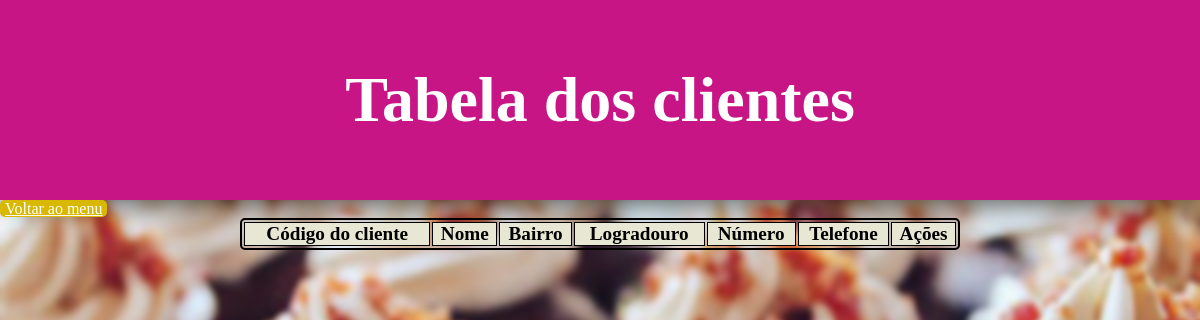
Page /tabelaCli/ on the earlier database version.
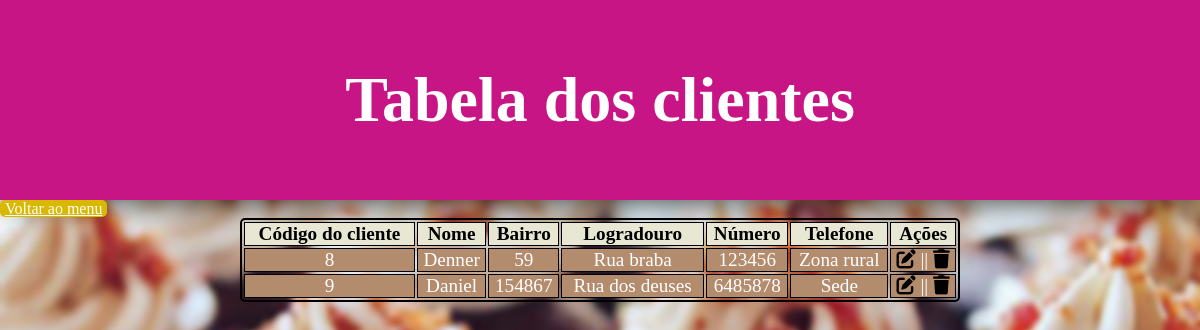
Same page on the later database version.
### PIDoceFestas/models.py (models this page shows, shortened)
class Cliente(models.Model):
    nome = models.CharField(max_length=75)
    numero = models.IntegerField()
    logradouro = models.CharField(max_length=150)
    telefone = models.CharField(max_length=15)
    bairro = models.ForeignKey(Bairro, on_delete=models.CASCADE)

class Bairro(models.Model):
    bairro = models.CharField(max_length=40)
    def __str__(self):
        return self.bairro

### PIDoceFestas/views.py (the view)
# urls.py: path('tabelaCli/', views.TabelaCliente, name="tabelaCli"),
def TabelaCliente(request):
    clientes = Cliente.objects.all()
    return render(request, "TabelaCliente.html", {"clientes": clientes})

### PIDoceFestas/templates/TabelaCliente.html (shortened to what this page needs)
<html>
    <head>
    </head>
    <body>
        <div id = header>
            <h1 style= "text-align: center">Tabela dos clientes</h1>
        </div>
        <a href="\index/" id = "enviar">Voltar ao menu</a>
        <br>
        <div id="quadrotabela">
            <table>
                <tr>
                    <th>Código do cliente</th>
                    <th>Nome</th>
                    <th>Bairro</th>
                    <th>Logradouro</th>
                    <th>Número</th>
                    <th>Telefone</th>
                    <th>Ações</th>
                </tr>
                {% for cliente in clientes %}
                <tr>
                    <td>{{cliente.id}}</td>
                    <td>{{cliente.nome}}</td>
                    <td>{{cliente.numero}}</td>
                    <td>{{cliente.logradouro}}</td>
                    <td>{{cliente.telefone}}</td>
                    <td>{{cliente.bairro}}</td>
                    <td><a href="{% url 'editarcliente' cliente.id %}">
                        <i class="fas fa-edit" aria-hidden = "true"></i></a>
                    || <a href="{% url 'deletarcliente' cliente.id %}" onclick="return confirm('Deseja apagar?');"><i class="fas fa-trash"></i></a>
                </td>
                {% endfor %}
                </tr>
            </table>
        </div>
    </body>
</html>

### PIDoceFestas/templates/TabelaCliente.html (style rules this page uses)
* { margin:0; padding:0; border:0; }
body { background-image: url("imgs/BackGroundTabela.jpg"); background-color: #807f7f; background-repeat: no-repeat; background-size: cover; backdrop-filter: blur(2px); }
#header { color: #ffffff; font-family: American Typewriter, serif; font-size: 200%; width: 100%; height: 25%; background-color: mediumvioletred; top: 10%; left: 50%; display: flex; align-items: center; justify-content:center; box-shadow: 0 0 1em rgb(49, 48, 44); }
#quadrotabela { display: flex; width: 100%; justify-content: center; }
table { border: 2px solid black; width: 60%; border-radius: 5px; font-size: larger; }
th { border: 1px solid black; color: white; background-color: #e7e7d3; color: rgb(0, 0, 0); }
td { border: 1px solid black; text-align: center; background-color: #B38B6D; color: white; }
i { color:#000000; }
#enviar { font-size: 120%; background-color: #d8b800; border-radius: 5px; font-size: 100%; height: 40px; max-width: 200%; padding: 0 5px; width: 30%; color: #fff; cursor:pointer; }

Differences in the rows shown:
added Cliente: id "8", nome "Denner", numero "59", logradouro "Rua braba", telefone "123456", bairro "Zona rural"
added Cliente: id "9", nome "Daniel", numero "154867", logradouro "Rua dos deuses", telefone "6485878", bairro "Sede"
